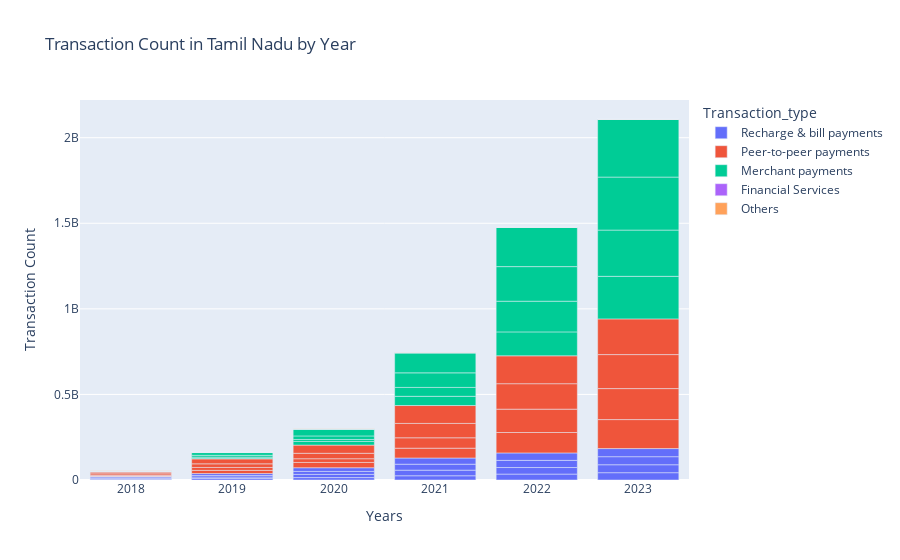

The cell this chart's notebook holds for it:
### Code cell
tn_df = agg_trans_df[agg_trans_df['States'] == 'Tamil Nadu']

# Plot the data
fig = px.bar(tn_df, x='Years', y='Transaction_count', color='Transaction_type',
             title='Transaction Count in Tamil Nadu by Year')
fig.update_layout(xaxis_title='Years', yaxis_title='Transaction Count')
fig.show()

### Figure 1 — Plotly figure (JSON) as saved in the notebook; plotly's stock layout.template omitted (floating-point values rounded to 4 significant figures)
{"data": [{"alignmentgroup": "True", "hovertemplate": "Transaction_type=Recharge & bill payments<br>Years=%{x}<br>Transaction_count=%{y}<extra></extra>", "legendgroup": "Recharge & bill payments", "marker": {"color": "#636efa", "pattern": {"shape": ""}}, "name": "Recharge & bill payments", "offsetgroup": "Recharge & bill payments", "orientation": "v", "showlegend": true, "textposition": "auto", "type": "bar", "x": ["2018", "2018", "2018", "2018", "2019", "2019", "2019", "2019", "2020", "2020", "2020", "2020", "2021", "2021", "2021", "2021", "2022", "2022", "2022", "2022", "2023", "2023", "2023", "2023"], "xaxis": "x", "y": [3308548, 4464677, 5148411, 7093764, 8863289, 8414514, 9246678, 11157765, 14134259, 18474731, 17521756, 21563946, 24826273, 32753032, 34751691, 36163870, 34579431, 38257271, 41919063, 43391904, 42745926, 46387359, 47138716, 47390155], "yaxis": "y"}, {"alignmentgroup": "True", "hovertemplate": "Transaction_type=Peer-to-peer payments<br>Years=%{x}<br>Transaction_count=%{y}<extra></extra>", "legendgroup": "Peer-to-peer payments", "marker": {"color": "#EF553B", "pattern": {"shape": ""}}, "name": "Peer-to-peer payments", "offsetgroup": "Peer-to-peer payments", "orientation": "v", "showlegend": true, "textposition": "auto", "type": "bar", "x": ["2018", "2018", "2018", "2018", "2019", "2019", "2019", "2019", "2020", "2020", "2020", "2020", "2021", "2021", "2021", "2021", "2022", "2022", "2022", "2022", "2023", "2023", "2023", "2023"], "xaxis": "x", "y": [2670613, 4433762, 8810836, 11538547, 18645926, 16952961, 21277636, 28814008, 30880360, 21700844, 31754077, 47800741, 57446279, 60812902, 83833356, 104493071, 119383791, 136341691, 148805657, 162920305, 169269032, 181169979, 198678217, 208592985], "yaxis": "y"}, {"alignmentgroup": "True", "hovertemplate": "Transaction_type=Merchant payments<br>Years=%{x}<br>Transaction_count=%{y}<extra></extra>", "legendgroup": "Merchant payments", "marker": {"color": "#00cc96", "pattern": {"shape": ""}}, "name": "Merchant payments", "offsetgroup": "Merchant payments", "orientation": "v", "showlegend": true, "textposition": "auto", "type": "bar", "x": ["2018", "2018", "2018", "2018", "2019", "2019", "2019", "2019", "2020", "2020", "2020", "2020", "2021", "2021", "2021", "2021", "2022", "2022", "2022", "2022", "2023", "2023", "2023", "2023"], "xaxis": "x", "y": [326510, 627918, 1290978, 3145621, 4195222, 6296995, 10344027, 16153034, 21541556, 11477546, 20664887, 41297305, 53811885, 52048347, 85074941, 117578360, 139788772, 179245529, 202149276, 229308285, 248540772, 270279446, 309648502, 336838248], "yaxis": "y"}, {"alignmentgroup": "True", "hovertemplate": "Transaction_type=Financial Services<br>Years=%{x}<br>Transaction_count=%{y}<extra></extra>", "legendgroup": "Financial Services", "marker": {"color": "#ab63fa", "pattern": {"shape": ""}}, "name": "Financial Services", "offsetgroup": "Financial Services", "orientation": "v", "showlegend": true, "textposition": "auto", "type": "bar", "x": ["2018", "2018", "2018", "2018", "2019", "2019", "2019", "2019", "2020", "2020", "2020", "2020", "2021", "2021", "2021", "2021", "2022", "2022", "2022", "2022", "2023", "2023", "2023", "2023"], "xaxis": "x", "y": [115363, 167035, 191732, 228398, 193261, 70142, 88261, 60624, 61427, 78584, 129671, 153044, 170620, 192614, 182097, 228761, 241201, 202498, 217741, 295740, 281287, 273888, 320645, 381269], "yaxis": "y"}, {"alignmentgroup": "True", "hovertemplate": "Transaction_type=Others<br>Years=%{x}<br>Transaction_count=%{y}<extra></extra>", "legendgroup": "Others", "marker": {"color": "#FFA15A", "pattern": {"shape": ""}}, "name": "Others", "offsetgroup": "Others", "orientation": "v", "showlegend": true, "textposition": "auto", "type": "bar", "x": ["2018", "2018", "2018", "2018", "2019", "2019", "2019", "2019", "2020", "2020", "2020", "2020", "2021", "2021", "2021", "2021", "2022", "2022", "2022", "2022", "2023", "2023", "2023", "2023"], "xaxis": "x", "y": [305588, 298736, 332121, 451114, 377347, 437125, 453581, 410980, 335871, 138405, 207434, 364665, 301617, 351547, 515319, 691914, 579955, 459948, 404438, 400402, 375370, 318966, 298928, 278724], "yaxis": "y"}], "layout": {"barmode": "relative", "legend": {"title": {"text": "Transaction_type"}, "tracegroupgap": 0}, "title": {"text": "Transaction Count in Tamil Nadu by Year"}, "xaxis": {"anchor": "y", "domain": [0, 1], "title": {"text": "Years"}}, "yaxis": {"anchor": "x", "domain": [0, 1], "title": {"text": "Transaction Count"}}}}
